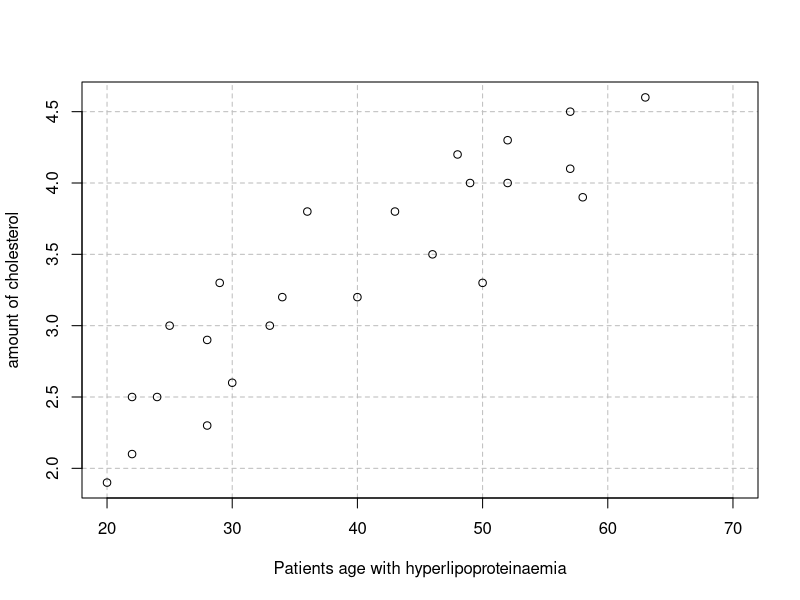
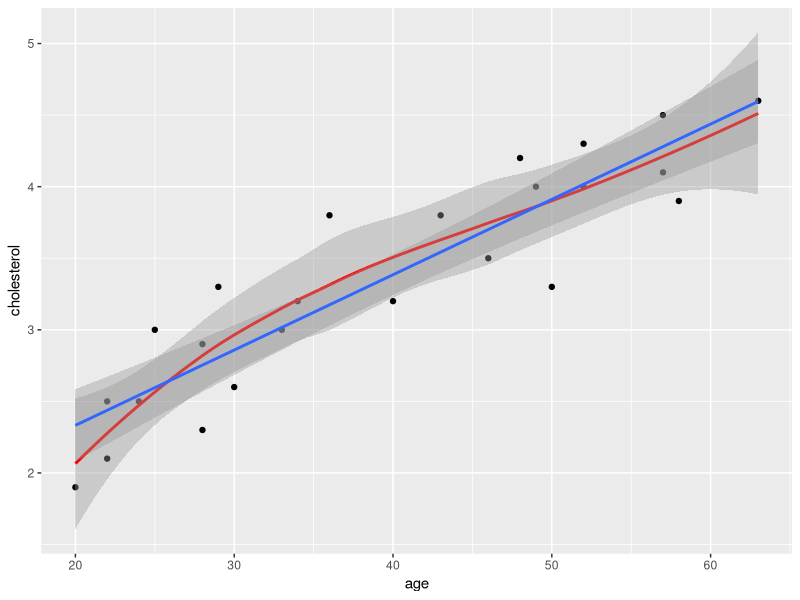
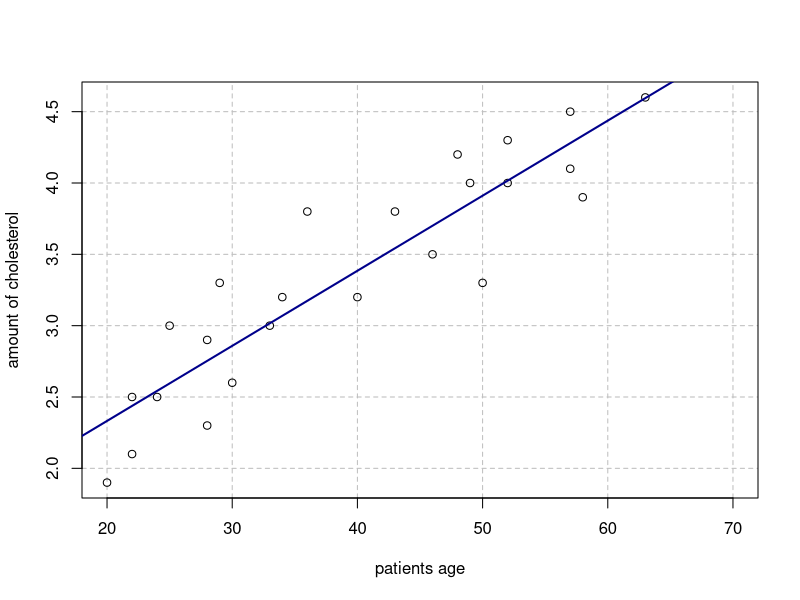
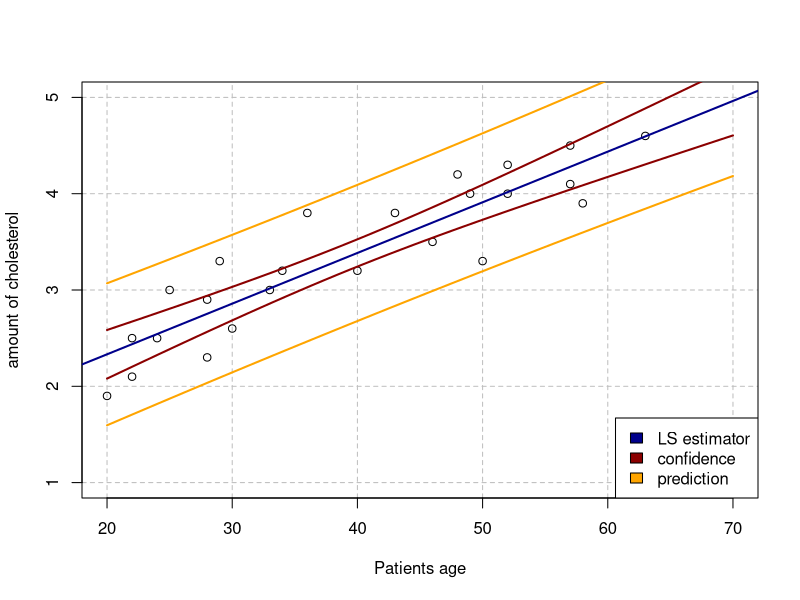
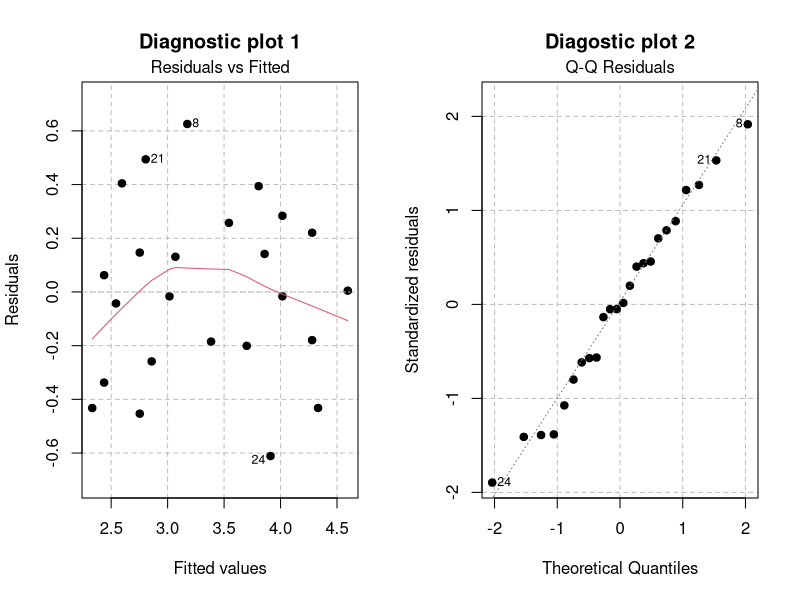
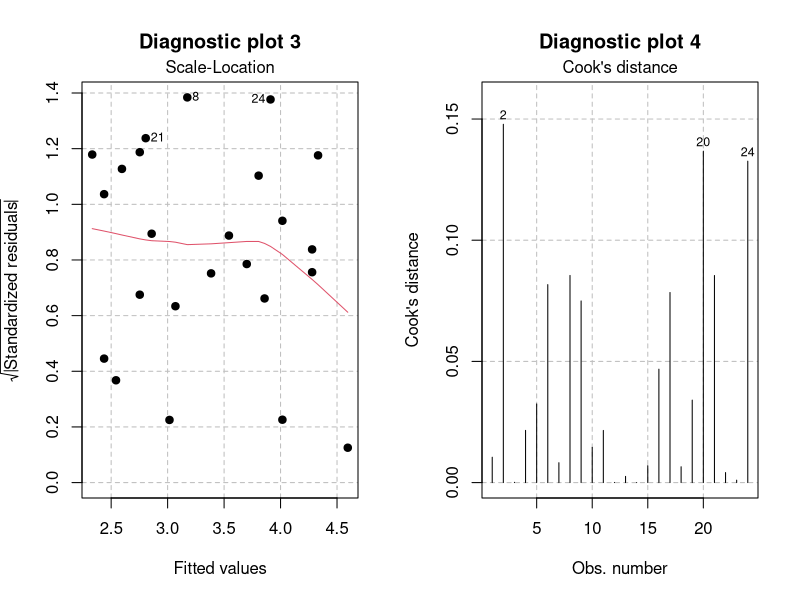
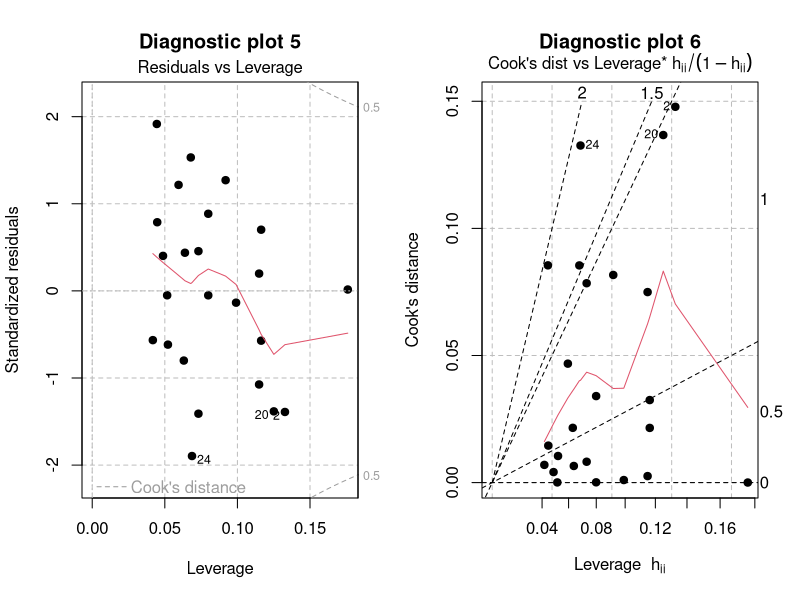
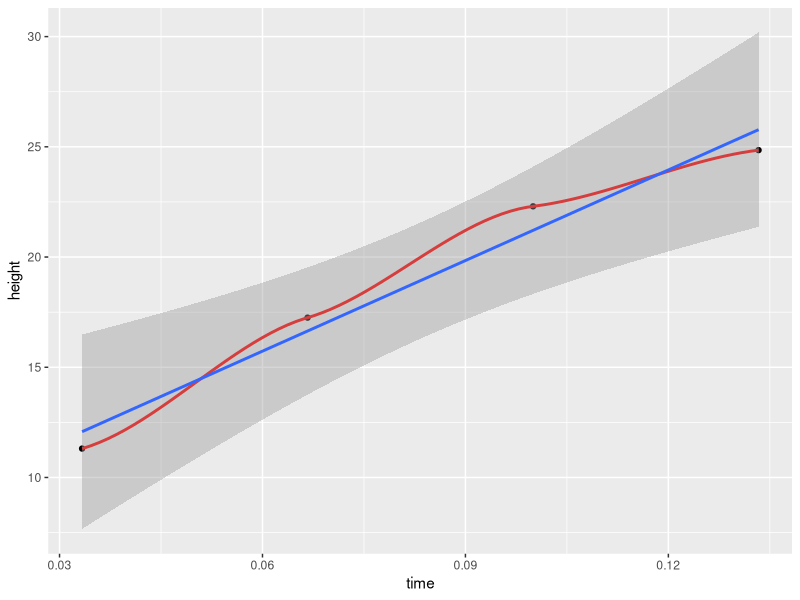

Write the R code that produced these figures, in order.

## 1. data input & look at a glance.
age <- c(46, 20, 52, 30, 57, 25, 28, 36, 22, 43, 57, 33, 22, 63, 40, 48, 28, 49, 52,
         58, 29, 34, 24, 50)
cholesterol <- c(3.5, 1.9, 4.0, 2.6, 4.5, 3.0, 2.9, 3.8, 2.1, 3.8, 4.1, 3.0, 2.5, 4.6,
                 3.2, 4.2, 2.3, 4.0, 4.3, 3.9, 3.3, 3.2, 2.5, 3.3)

## plot to estimated linear relation.
plot(age, cholesterol, xlab = "Patients age with hyperlipoproteinaemia", xlim = c(20, 70),
     ylab = "amount of cholesterol", panel.first = grid(col = "grey", lty = 2))
choldata <- data.frame(age = age,
                       cholesterol = cholesterol)
library(ggplot2)
ggplot(choldata, aes(x= age, y = cholesterol))+
  geom_point() +
  geom_smooth(method = "loess", color = "red")+
  geom_smooth(method = "lm")
### ------------------------------------------------------------
## Pearson correlation 
cor(age, cholesterol)
## testing against 0
cor.test(age, cholesterol)

## 2. Estimate B0 & B1 by least square methods.

fit <- lm(cholesterol ~ age, data = choldata)
fit
####------------------------
fit <- lm(cholesterol ~ age, data = choldata)
fit

## 3. The data & estimated linear curve
summary(fit)
###----------------------
qf(.975, df1 = 1, df2 = 22)
pf(.975, df1 = 1, df2 = 22)
qf(.975, df1 = 1, df2 = 22)-1


# Estimated linear curve
plot(age, cholesterol, xlab = "patients age", xlim = c(20, 70),
     ylab = "amount of cholesterol", panel.first = grid(col = "grey", lty = 2))
abline(fit, lwd = 2, col = "darkblue")

### adding confidence & prediction band with regression line
data <- data.frame(age = seq(20, 70, length = 50))
## confidence interval for estimated regression line
fit.c <- predict(fit, data, interval = "confidence")
## confidence interval for prediction
fit.p <- predict(fit, data, interval = "prediction")
plot(age, cholesterol, xlab = "Patients age",
     ylab = "amount of cholesterol", xlim = c(20, 70), ylim = c(1, 5),
     panel.first = grid(col = "grey", lty = 2))
abline(fit, lwd = 2, col = "darkblue")
matlines(data[["age"]], fit.c[,2:3],
         col = c("darkred", "darkred"), lwd = 2, lty = c(1, 1))
matlines(data[["age"]], fit.p[,2:3],
         col = c("orange", "orange"), lwd = 2, lty = c(1, 1))
legend("bottomright",
       legend = c("LS estimator", "confidence", "prediction"),
       fill = c("darkblue", "darkred", "orange"))



### 4. Diagnostic plots

par(mfrow = c(1, 2))
plot(fit, which = 1, pch = 19, main = "Diagnostic plot 1",
     panel.first = grid(col = "grey", lty = 2))
plot(fit, which = 2, pch = 19, main = "Diagostic plot 2",
     panel.first = grid(col = "grey", lty = 2))

## -----------------------------------------------
plot(fit, which = 3, pch = 19, main = "Diagnostic plot 3",
     panel.first = grid(col = "grey", lty = 2))
plot(fit, which = 4, pch = 19, main = "Diagnostic plot 4",
     panel.first = grid(col = "grey", lty = 2))

## ----------------------------------------------
plot(fit, which = 5, pch = 19, main = "Diagnostic plot 5",
     panel.first = grid(col = "grey", lty = 2))
plot(fit, which = 6, pch = 19, main = "Diagnostic plot 6",
     panel.first = grid(col = "grey", lty = 2))

par(mfcol = c(2,3))

## Cook's distance
round(cooks.distance(fit), 3)
## leverage
round(hatvalues(fit), 3)

### 5. --------------------------
confint(fit)
fit2 <- lm(cholesterol ~ I(age - 20))
confint(fit2)

####2###--------------------------------------

t <- (1:4)/30
h <- c(11.31, 17.25, 22.30, 24.85)
freefall <- data.frame(time = t, height = h)
ggplot(freefall, aes(x= time, y = height))+
  geom_point() +
  geom_smooth(method = "loess", color = "red")+
  geom_smooth(method = "lm")
fit3 <- lm(h ~ t)
fit3
summary(fit3)

### estimate of g

2*coef(fit3)[3]/100

###-------4=--------------------
plot(fit3, which = 1)
plot(fit3, which = 2)
plot(fit3, which = 3)
plot(fit3, which = 4)
plot(fit3, which = 5)
plot(fit3, which = 6)

###-------------------------
fit4 <- lm(h ~t + I(t^2),
           data = freefall)
fit4
summary(fit4)
####----------------------------------------
confint(fit3)

#### -------------------------------------3.-------------
########-------------------------------------------------

# Icudata <- read.xls(file = "diabetes.xls")
